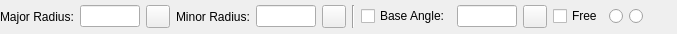
<?xml version="1.0" encoding="UTF-8"?>
<ui version="4.0">
 <class>LC_Ellipse1PointOptionsWidget</class>
 <widget class="QWidget" name="LC_Ellipse1PointOptionsWidget">
  <property name="geometry">
   <rect>
    <x>0</x>
    <y>0</y>
    <width>677</width>
    <height>34</height>
   </rect>
  </property>
  <property name="windowTitle">
   <string>Form</string>
  </property>
  <layout class="QGridLayout" name="gridLayout">
   <property name="leftMargin">
    <number>0</number>
   </property>
   <property name="topMargin">
    <number>1</number>
   </property>
   <property name="rightMargin">
    <number>1</number>
   </property>
   <property name="bottomMargin">
    <number>1</number>
   </property>
   <item row="0" column="12">
    <widget class="QRadioButton" name="rbNeg">
     <property name="toolTip">
      <string>Clockwise</string>
     </property>
     <property name="text">
      <string/>
     </property>
     <property name="icon">
      <iconset resource="../../../../res/icons/icons.qrc">
       <normaloff>:/icons/dirneg.lci</normaloff>:/icons/dirneg.lci</iconset>
     </property>
    </widget>
   </item>
   <item row="0" column="13">
    <spacer name="horizontalSpacer">
     <property name="orientation">
      <enum>Qt::Orientation::Horizontal</enum>
     </property>
     <property name="sizeHint" stdset="0">
      <size>
       <width>0</width>
       <height>20</height>
      </size>
     </property>
    </spacer>
   </item>
   <item row="0" column="4">
    <widget class="QLineEdit" name="leMinorRadius">
     <property name="minimumSize">
      <size>
       <width>30</width>
       <height>0</height>
      </size>
     </property>
     <property name="maximumSize">
      <size>
       <width>60</width>
       <height>16777215</height>
      </size>
     </property>
     <property name="toolTip">
      <string>Length of minor radius of ellipse</string>
     </property>
    </widget>
   </item>
   <item row="0" column="1">
    <widget class="QLineEdit" name="leMajorRadius">
     <property name="minimumSize">
      <size>
       <width>30</width>
       <height>0</height>
      </size>
     </property>
     <property name="maximumSize">
      <size>
       <width>60</width>
       <height>16777215</height>
      </size>
     </property>
     <property name="toolTip">
      <string>Length of major radius of ellipse</string>
     </property>
    </widget>
   </item>
   <item row="0" column="7">
    <widget class="QCheckBox" name="cbAngle">
     <property name="toolTip">
      <string>If checked, angle for major radius may be specified</string>
     </property>
     <property name="text">
      <string>Base Angle:</string>
     </property>
    </widget>
   </item>
   <item row="0" column="10">
    <widget class="QCheckBox" name="cbFreeAngle">
     <property name="toolTip">
      <string>If checked, major radius angle is specified by mouse</string>
     </property>
     <property name="text">
      <string>Free</string>
     </property>
    </widget>
   </item>
   <item row="0" column="8">
    <widget class="QLineEdit" name="leAngle">
     <property name="minimumSize">
      <size>
       <width>30</width>
       <height>0</height>
      </size>
     </property>
     <property name="maximumSize">
      <size>
       <width>60</width>
       <height>16777215</height>
      </size>
     </property>
     <property name="toolTip">
      <string>Value of angle for major radius</string>
     </property>
    </widget>
   </item>
   <item row="0" column="11">
    <widget class="QRadioButton" name="rbPos">
     <property name="toolTip">
      <string>Counterclockwise</string>
     </property>
     <property name="text">
      <string/>
     </property>
     <property name="icon">
      <iconset resource="../../../../res/icons/icons.qrc">
       <normaloff>:/icons/dirpos.lci</normaloff>:/icons/dirpos.lci</iconset>
     </property>
    </widget>
   </item>
   <item row="0" column="2">
    <widget class="QToolButton" name="tbPickMajor">
     <property name="toolTip">
      <string>Pick major actions from drawing</string>
     </property>
     <property name="text">
      <string/>
     </property>
     <property name="icon">
      <iconset resource="../../../../res/icons/icons.qrc">
       <normaloff>:/icons/interactive_pick_distance.lci</normaloff>:/icons/interactive_pick_distance.lci</iconset>
     </property>
    </widget>
   </item>
   <item row="0" column="3">
    <widget class="QLabel" name="label_2">
     <property name="text">
      <string>Minor Radius:</string>
     </property>
    </widget>
   </item>
   <item row="0" column="5">
    <widget class="QToolButton" name="tbPickMinor">
     <property name="toolTip">
      <string>Pick minor radius from drawing</string>
     </property>
     <property name="text">
      <string/>
     </property>
     <property name="icon">
      <iconset resource="../../../../res/icons/icons.qrc">
       <normaloff>:/icons/interactive_pick_distance.lci</normaloff>:/icons/interactive_pick_distance.lci</iconset>
     </property>
    </widget>
   </item>
   <item row="0" column="0">
    <widget class="QLabel" name="label">
     <property name="text">
      <string>Major Radius:</string>
     </property>
    </widget>
   </item>
   <item row="0" column="6">
    <widget class="Line" name="line">
     <property name="orientation">
      <enum>Qt::Orientation::Vertical</enum>
     </property>
    </widget>
   </item>
   <item row="0" column="9">
    <widget class="QToolButton" name="tbPickAngle">
     <property name="toolTip">
      <string>Pick angle from drawing</string>
     </property>
     <property name="text">
      <string/>
     </property>
     <property name="icon">
      <iconset resource="../../../../res/icons/icons.qrc">
       <normaloff>:/icons/interactive_pick_angle.lci</normaloff>:/icons/interactive_pick_angle.lci</iconset>
     </property>
    </widget>
   </item>
  </layout>
 </widget>
 <resources>
  <include location="../../../../res/icons/icons.qrc"/>
 </resources>
 <connections/>
</ui>
